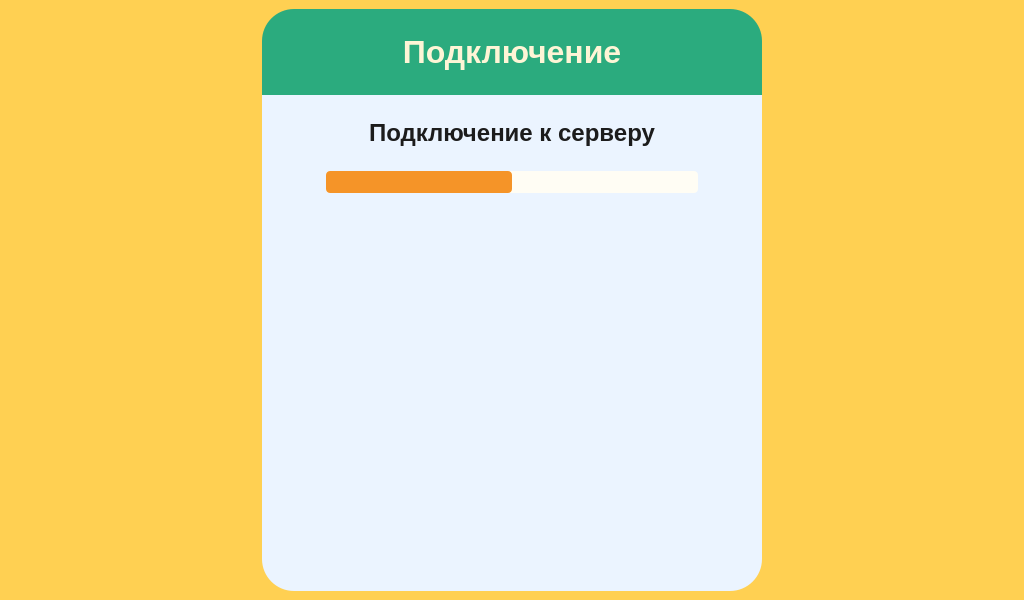
<?xml version="1.0" encoding="UTF-8"?>
<ui version="4.0">
 <class>loadingPage</class>
 <widget class="QWidget" name="loadingPage">
  <property name="geometry">
   <rect>
    <x>0</x>
    <y>0</y>
    <width>1024</width>
    <height>600</height>
   </rect>
  </property>
  <property name="minimumSize">
   <size>
    <width>1024</width>
    <height>600</height>
   </size>
  </property>
  <property name="maximumSize">
   <size>
    <width>16777215</width>
    <height>16777215</height>
   </size>
  </property>
  <property name="windowTitle">
   <string>Form</string>
  </property>
  <property name="styleSheet">
   <string notr="true">#loadingPage {
	background-color: rgb(255, 208, 82);
}
</string>
  </property>
  <layout class="QHBoxLayout" name="horizontalLayout">
   <property name="spacing">
    <number>0</number>
   </property>
   <property name="leftMargin">
    <number>0</number>
   </property>
   <property name="topMargin">
    <number>0</number>
   </property>
   <property name="rightMargin">
    <number>0</number>
   </property>
   <property name="bottomMargin">
    <number>0</number>
   </property>
   <item>
    <widget class="QWidget" name="loadingWidget" native="true">
     <property name="styleSheet">
      <string notr="true">#loadingWidget {
	background-color: rgb(255, 208, 82);
}</string>
     </property>
     <layout class="QHBoxLayout" name="horizontalLayout_2">
      <item>
       <spacer name="horizontalSpacer">
        <property name="orientation">
         <enum>Qt::Orientation::Horizontal</enum>
        </property>
        <property name="sizeHint" stdset="0">
         <size>
          <width>40</width>
          <height>20</height>
         </size>
        </property>
       </spacer>
      </item>
      <item>
       <widget class="QWidget" name="loadingMain" native="true">
        <property name="minimumSize">
         <size>
          <width>400</width>
          <height>0</height>
         </size>
        </property>
        <property name="maximumSize">
         <size>
          <width>600</width>
          <height>16777215</height>
         </size>
        </property>
        <property name="styleSheet">
         <string notr="true">#loadingMain {
	border-radius: 32px;
}</string>
        </property>
        <layout class="QVBoxLayout" name="verticalLayout_2">
         <property name="spacing">
          <number>0</number>
         </property>
         <property name="leftMargin">
          <number>0</number>
         </property>
         <property name="topMargin">
          <number>0</number>
         </property>
         <property name="rightMargin">
          <number>0</number>
         </property>
         <property name="bottomMargin">
          <number>0</number>
         </property>
         <item>
          <widget class="QFrame" name="loadingHeader">
           <property name="toolTip">
            <string>&lt;html&gt;&lt;head/&gt;&lt;body&gt;&lt;p&gt;G&lt;/p&gt;&lt;p&gt;&lt;br/&gt;&lt;/p&gt;&lt;/body&gt;&lt;/html&gt;</string>
           </property>
           <property name="whatsThis">
            <string>&lt;html&gt;&lt;head/&gt;&lt;body&gt;&lt;p&gt;Подключение&lt;/p&gt;&lt;/body&gt;&lt;/html&gt;</string>
           </property>
           <property name="styleSheet">
            <string notr="true">#loadingHeader {
	border-top-left-radius: 32px;
	border-top-right-radius: 32px;

	background-color: rgb(43, 171, 126);
}
</string>
           </property>
           <layout class="QVBoxLayout" name="verticalLayout">
            <item>
             <widget class="QLabel" name="loadingTitle">
              <property name="styleSheet">
               <string notr="true">#loadingTitle {
	font-family: &quot;NunitoSans&quot;;
	font-size: 32px ;
	padding: 16px;
	font-weight: 600;
	color: #FEF5D6;
}</string>
              </property>
              <property name="text">
               <string>Подключение</string>
              </property>
              <property name="alignment">
               <set>Qt::AlignmentFlag::AlignCenter</set>
              </property>
             </widget>
            </item>
           </layout>
          </widget>
         </item>
         <item>
          <widget class="QFrame" name="loadingContent">
           <property name="sizePolicy">
            <sizepolicy hsizetype="Preferred" vsizetype="Expanding">
             <horstretch>0</horstretch>
             <verstretch>0</verstretch>
            </sizepolicy>
           </property>
           <property name="minimumSize">
            <size>
             <width>500</width>
             <height>0</height>
            </size>
           </property>
           <property name="sizeIncrement">
            <size>
             <width>0</width>
             <height>0</height>
            </size>
           </property>
           <property name="styleSheet">
            <string notr="true">#loadingContent {
	border-bottom-left-radius: 32px;
	border-bottom-right-radius: 32px;

	background-color: rgb(235, 244, 255);
}</string>
           </property>
           <property name="frameShape">
            <enum>QFrame::Shape::StyledPanel</enum>
           </property>
           <property name="frameShadow">
            <enum>QFrame::Shadow::Raised</enum>
           </property>
           <layout class="QVBoxLayout" name="verticalLayout_3">
            <property name="spacing">
             <number>24</number>
            </property>
            <property name="leftMargin">
             <number>0</number>
            </property>
            <property name="topMargin">
             <number>24</number>
            </property>
            <property name="rightMargin">
             <number>0</number>
            </property>
            <property name="bottomMargin">
             <number>0</number>
            </property>
            <item>
             <widget class="QLabel" name="connectLb">
              <property name="styleSheet">
               <string notr="true">#connectLb {
	font-family: &quot;NunitoSans&quot;;
	font-size: 24px ;
	font-weight: 600;
	color: #1C1C1C;
}</string>
              </property>
              <property name="text">
               <string>Подключение к серверу</string>
              </property>
              <property name="alignment">
               <set>Qt::AlignmentFlag::AlignCenter</set>
              </property>
             </widget>
            </item>
            <item>
             <widget class="QProgressBar" name="loadingProgress">
              <property name="sizePolicy">
               <sizepolicy hsizetype="Expanding" vsizetype="Preferred">
                <horstretch>0</horstretch>
                <verstretch>0</verstretch>
               </sizepolicy>
              </property>
              <property name="styleSheet">
               <string notr="true">#loadingProgress {
	margin: 0 64px;
	border-radius: 4px;
	background-color: #FFFDF4;
}

#loadingProgress::chunk {
        background-color:  #F59428;
		border-radius: 4px;
    }</string>
              </property>
              <property name="maximum">
               <number>0</number>
              </property>
              <property name="value">
               <number>-1</number>
              </property>
              <property name="alignment">
               <set>Qt::AlignmentFlag::AlignCenter</set>
              </property>
             </widget>
            </item>
            <item>
             <spacer name="verticalSpacer">
              <property name="orientation">
               <enum>Qt::Orientation::Vertical</enum>
              </property>
              <property name="sizeHint" stdset="0">
               <size>
                <width>20</width>
                <height>40</height>
               </size>
              </property>
             </spacer>
            </item>
           </layout>
          </widget>
         </item>
        </layout>
       </widget>
      </item>
      <item>
       <spacer name="horizontalSpacer_2">
        <property name="orientation">
         <enum>Qt::Orientation::Horizontal</enum>
        </property>
        <property name="sizeHint" stdset="0">
         <size>
          <width>40</width>
          <height>20</height>
         </size>
        </property>
       </spacer>
      </item>
     </layout>
    </widget>
   </item>
  </layout>
 </widget>
 <resources/>
 <connections/>
</ui>
